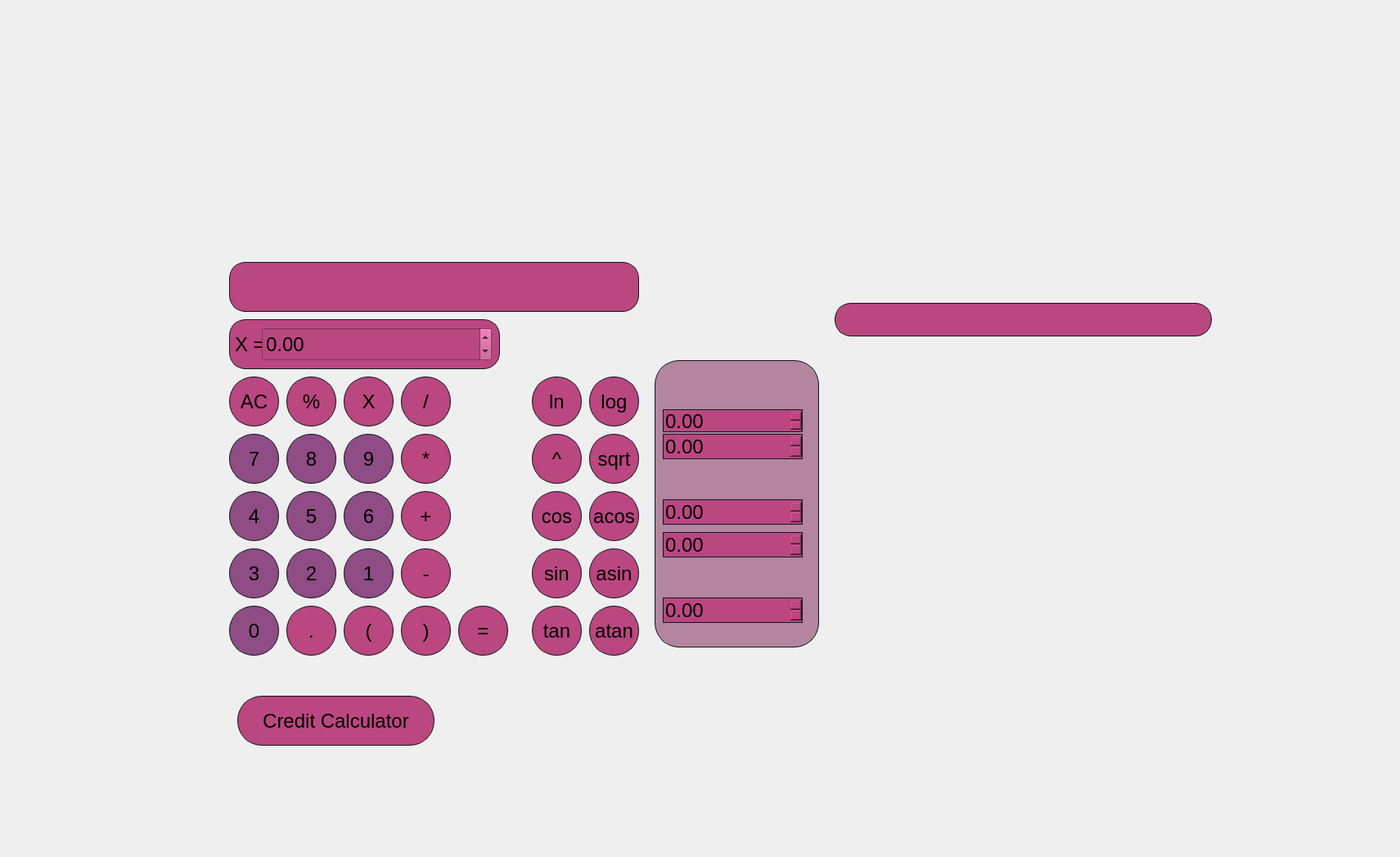
<?xml version="1.0" encoding="UTF-8"?>
<ui version="4.0">
 <class>MainWindow</class>
 <widget class="QMainWindow" name="MainWindow">
  <property name="geometry">
   <rect>
    <x>0</x>
    <y>0</y>
    <width>1711</width>
    <height>1047</height>
   </rect>
  </property>
  <property name="windowTitle">
   <string>MainWindow</string>
  </property>
  <property name="styleSheet">
   <string notr="true"/>
  </property>
  <widget class="QWidget" name="centralwidget">
   <property name="styleSheet">
    <string notr="true"/>
   </property>
   <widget class="QLabel" name="back_img">
    <property name="geometry">
     <rect>
      <x>0</x>
      <y>0</y>
      <width>1900</width>
      <height>1171</height>
     </rect>
    </property>
    <property name="text">
     <string/>
    </property>
    <property name="pixmap">
     <pixmap>img_2/5677.png</pixmap>
    </property>
   </widget>
   <widget class="QPushButton" name="pushButton_3">
    <property name="geometry">
     <rect>
      <x>280</x>
      <y>670</y>
      <width>61</width>
      <height>61</height>
     </rect>
    </property>
    <property name="font">
     <font>
      <pointsize>18</pointsize>
     </font>
    </property>
    <property name="styleSheet">
     <string notr="true">QPushButton {
	background-color: rgb(143, 76, 133);
	border: 1px solid rgb(11, 22, 28);
	border-radius:  30px;
}
QPushButton:pressed {
	background-color: qlineargradient(x1: 0, y1: 0, x2: 0, y2: 1, stop: 0 rgb(60, 39, 78) stop: 1 rgb(145, 72, 126));
}</string>
    </property>
    <property name="text">
     <string>3</string>
    </property>
   </widget>
   <widget class="QPushButton" name="pushButton_sqrt">
    <property name="geometry">
     <rect>
      <x>720</x>
      <y>530</y>
      <width>61</width>
      <height>61</height>
     </rect>
    </property>
    <property name="font">
     <font>
      <pointsize>18</pointsize>
     </font>
    </property>
    <property name="styleSheet">
     <string notr="true">QPushButton {
	background-color: rgb(186, 71, 128);
	border: 1px solid rgb(12, 23, 29);
	border-radius:  30px;
}
QPushButton:pressed {
	background-color: qlineargradient(x1: 0, y1: 0, x2: 0, y2: 1, stop: 0 rgb(74, 24, 45), stop: 1 rgb(141, 44, 78));
}</string>
    </property>
    <property name="text">
     <string>sqrt</string>
    </property>
   </widget>
   <widget class="QPushButton" name="pushButton_asin">
    <property name="geometry">
     <rect>
      <x>720</x>
      <y>670</y>
      <width>61</width>
      <height>61</height>
     </rect>
    </property>
    <property name="font">
     <font>
      <pointsize>18</pointsize>
     </font>
    </property>
    <property name="styleSheet">
     <string notr="true">QPushButton {
	background-color: rgb(186, 71, 128);
	border: 1px solid rgb(12, 23, 29);
	border-radius:  30px;
}
QPushButton:pressed {
	background-color: qlineargradient(x1: 0, y1: 0, x2: 0, y2: 1, stop: 0 rgb(74, 24, 45), stop: 1 rgb(141, 44, 78));
}</string>
    </property>
    <property name="text">
     <string>asin</string>
    </property>
   </widget>
   <widget class="QPushButton" name="pushButton_0">
    <property name="geometry">
     <rect>
      <x>280</x>
      <y>740</y>
      <width>61</width>
      <height>61</height>
     </rect>
    </property>
    <property name="font">
     <font>
      <pointsize>18</pointsize>
     </font>
    </property>
    <property name="styleSheet">
     <string notr="true">QPushButton {
	background-color: rgb(143, 76, 133);
	border: 1px solid rgb(11, 22, 28);
	border-radius:  30px;
}
QPushButton:pressed {
	background-color: qlineargradient(x1: 0, y1: 0, x2: 0, y2: 1, stop: 0 rgb(60, 39, 78) stop: 1 rgb(145, 72, 126));
}</string>
    </property>
    <property name="text">
     <string>0</string>
    </property>
   </widget>
   <widget class="QLabel" name="label">
    <property name="geometry">
     <rect>
      <x>800</x>
      <y>440</y>
      <width>201</width>
      <height>351</height>
     </rect>
    </property>
    <property name="styleSheet">
     <string notr="true">background-color: rgb(180, 133, 159);
border: 1px solid rgb(12, 23, 29);
	border-radius:  30px;</string>
    </property>
    <property name="text">
     <string/>
    </property>
   </widget>
   <widget class="QDoubleSpinBox" name="doubleSpinBox_y_min">
    <property name="geometry">
     <rect>
      <x>810</x>
      <y>650</y>
      <width>171</width>
      <height>31</height>
     </rect>
    </property>
    <property name="font">
     <font>
      <pointsize>18</pointsize>
     </font>
    </property>
    <property name="styleSheet">
     <string notr="true">QDoubleSpinBox{
	background-color: rgb(186, 71, 128);
	border: 1px solid rgb(14, 25, 31);
}</string>
    </property>
    <property name="minimum">
     <double>-1000000.000000000000000</double>
    </property>
    <property name="maximum">
     <double>0.000000000000000</double>
    </property>
   </widget>
   <widget class="QPushButton" name="pushButton_tan">
    <property name="geometry">
     <rect>
      <x>650</x>
      <y>740</y>
      <width>61</width>
      <height>61</height>
     </rect>
    </property>
    <property name="font">
     <font>
      <pointsize>18</pointsize>
     </font>
    </property>
    <property name="styleSheet">
     <string notr="true">QPushButton {
	background-color: rgb(186, 71, 128);
	border: 1px solid rgb(12, 23, 29);
	border-radius:  30px;
}
QPushButton:pressed {
	background-color: qlineargradient(x1: 0, y1: 0, x2: 0, y2: 1, stop: 0 rgb(74, 24, 45), stop: 1 rgb(141, 44, 78));
}</string>
    </property>
    <property name="text">
     <string>tan</string>
    </property>
   </widget>
   <widget class="QPushButton" name="pushButton_credit_cal">
    <property name="geometry">
     <rect>
      <x>290</x>
      <y>850</y>
      <width>241</width>
      <height>61</height>
     </rect>
    </property>
    <property name="font">
     <font>
      <pointsize>18</pointsize>
     </font>
    </property>
    <property name="styleSheet">
     <string notr="true">QPushButton {
	background-color: rgb(186, 71, 128);
	border: 1px solid rgb(12, 23, 29);
	border-radius:  30px;
}
QPushButton:pressed {
	background-color: qlineargradient(x1: 0, y1: 0, x2: 0, y2: 1, stop: 0 rgb(74, 24, 45), stop: 1 rgb(141, 44, 78));
}</string>
    </property>
    <property name="text">
     <string>Credit Calculator</string>
    </property>
   </widget>
   <widget class="QPushButton" name="pushButton_plus">
    <property name="geometry">
     <rect>
      <x>490</x>
      <y>600</y>
      <width>61</width>
      <height>61</height>
     </rect>
    </property>
    <property name="font">
     <font>
      <pointsize>18</pointsize>
     </font>
    </property>
    <property name="styleSheet">
     <string notr="true">QPushButton {
	background-color: rgb(186, 71, 128);
	border: 1px solid rgb(12, 23, 29);
	border-radius:  30px;
}
QPushButton:pressed {
	background-color: qlineargradient(x1: 0, y1: 0, x2: 0, y2: 1, stop: 0 rgb(74, 24, 45), stop: 1 rgb(141, 44, 78));
}</string>
    </property>
    <property name="text">
     <string>+</string>
    </property>
   </widget>
   <widget class="QPushButton" name="pushButton_6">
    <property name="geometry">
     <rect>
      <x>420</x>
      <y>600</y>
      <width>61</width>
      <height>61</height>
     </rect>
    </property>
    <property name="font">
     <font>
      <pointsize>18</pointsize>
     </font>
    </property>
    <property name="styleSheet">
     <string notr="true">QPushButton {
	background-color: rgb(143, 76, 133);
	border: 1px solid rgb(11, 22, 28);
	border-radius:  30px;
}
QPushButton:pressed {
	background-color: qlineargradient(x1: 0, y1: 0, x2: 0, y2: 1, stop: 0 rgb(60, 39, 78) stop: 1 rgb(145, 72, 126));
}</string>
    </property>
    <property name="text">
     <string>6</string>
    </property>
   </widget>
   <widget class="QDoubleSpinBox" name="doubleSpinBox_y_max">
    <property name="geometry">
     <rect>
      <x>810</x>
      <y>610</y>
      <width>171</width>
      <height>31</height>
     </rect>
    </property>
    <property name="font">
     <font>
      <pointsize>18</pointsize>
     </font>
    </property>
    <property name="styleSheet">
     <string notr="true">QDoubleSpinBox{
background-color: rgb(186, 71, 128);
	border: 1px solid rgb(14, 25, 31);
}</string>
    </property>
    <property name="maximum">
     <double>1000000.000000000000000</double>
    </property>
   </widget>
   <widget class="QLabel" name="String">
    <property name="geometry">
     <rect>
      <x>280</x>
      <y>320</y>
      <width>501</width>
      <height>61</height>
     </rect>
    </property>
    <property name="styleSheet">
     <string notr="true">QLabel{
	background-color: rgb(186, 71, 128);
	border: 1px solid rgb(14, 25, 31);
	border-radius: 20px;
}</string>
    </property>
    <property name="text">
     <string/>
    </property>
   </widget>
   <widget class="QPushButton" name="pushButton_log">
    <property name="geometry">
     <rect>
      <x>720</x>
      <y>460</y>
      <width>61</width>
      <height>61</height>
     </rect>
    </property>
    <property name="font">
     <font>
      <pointsize>18</pointsize>
     </font>
    </property>
    <property name="styleSheet">
     <string notr="true">QPushButton {
	background-color: rgb(186, 71, 128);
	border: 1px solid rgb(12, 23, 29);
	border-radius:  30px;
}
QPushButton:pressed {
	background-color: qlineargradient(x1: 0, y1: 0, x2: 0, y2: 1, stop: 0 rgb(74, 24, 45), stop: 1 rgb(141, 44, 78));
}</string>
    </property>
    <property name="text">
     <string>log</string>
    </property>
   </widget>
   <widget class="QPushButton" name="pushButton_cos">
    <property name="geometry">
     <rect>
      <x>650</x>
      <y>600</y>
      <width>61</width>
      <height>61</height>
     </rect>
    </property>
    <property name="font">
     <font>
      <pointsize>18</pointsize>
     </font>
    </property>
    <property name="styleSheet">
     <string notr="true">QPushButton {
	background-color: rgb(186, 71, 128);
	border: 1px solid rgb(12, 23, 29);
	border-radius:  30px;
}
QPushButton:pressed {
	background-color: qlineargradient(x1: 0, y1: 0, x2: 0, y2: 1, stop: 0 rgb(74, 24, 45), stop: 1 rgb(141, 44, 78));
}</string>
    </property>
    <property name="text">
     <string>cos</string>
    </property>
   </widget>
   <widget class="QPushButton" name="pushButton_ln">
    <property name="geometry">
     <rect>
      <x>650</x>
      <y>460</y>
      <width>61</width>
      <height>61</height>
     </rect>
    </property>
    <property name="font">
     <font>
      <pointsize>18</pointsize>
     </font>
    </property>
    <property name="styleSheet">
     <string notr="true">QPushButton {
	background-color: rgb(186, 71, 128);
	border: 1px solid rgb(12, 23, 29);
	border-radius:  30px;
}
QPushButton:pressed {
	background-color: qlineargradient(x1: 0, y1: 0, x2: 0, y2: 1, stop: 0 rgb(74, 24, 45), stop: 1 rgb(141, 44, 78));
}</string>
    </property>
    <property name="text">
     <string>ln</string>
    </property>
   </widget>
   <widget class="QPushButton" name="pushButton_7">
    <property name="geometry">
     <rect>
      <x>280</x>
      <y>530</y>
      <width>61</width>
      <height>61</height>
     </rect>
    </property>
    <property name="sizePolicy">
     <sizepolicy hsizetype="Minimum" vsizetype="Fixed">
      <horstretch>0</horstretch>
      <verstretch>0</verstretch>
     </sizepolicy>
    </property>
    <property name="font">
     <font>
      <pointsize>18</pointsize>
     </font>
    </property>
    <property name="mouseTracking">
     <bool>false</bool>
    </property>
    <property name="styleSheet">
     <string notr="true">QPushButton {
	background-color: rgb(143, 76, 133);
	border: 1px solid rgb(11, 22, 28);
	border-radius:  30px;
}
QPushButton:pressed {
	background-color: qlineargradient(x1: 0, y1: 0, x2: 0, y2: 1, stop: 0 rgb(60, 39, 78) stop: 1 rgb(145, 72, 126));
}</string>
    </property>
    <property name="text">
     <string>7</string>
    </property>
   </widget>
   <widget class="QLabel" name="String_x">
    <property name="geometry">
     <rect>
      <x>280</x>
      <y>390</y>
      <width>331</width>
      <height>61</height>
     </rect>
    </property>
    <property name="font">
     <font>
      <pointsize>18</pointsize>
     </font>
    </property>
    <property name="styleSheet">
     <string notr="true">QLabel{
	background-color: rgb(186, 71, 128);
	border: 1px solid rgb(14, 25, 31);
	border-radius: 20px;
}</string>
    </property>
    <property name="text">
     <string>X =</string>
    </property>
   </widget>
   <widget class="QPushButton" name="pushButton_1">
    <property name="geometry">
     <rect>
      <x>420</x>
      <y>670</y>
      <width>61</width>
      <height>61</height>
     </rect>
    </property>
    <property name="font">
     <font>
      <pointsize>18</pointsize>
     </font>
    </property>
    <property name="styleSheet">
     <string notr="true">QPushButton {
	background-color: rgb(143, 76, 133);
	border: 1px solid rgb(11, 22, 28);
	border-radius:  30px;
}
QPushButton:pressed {
	background-color: qlineargradient(x1: 0, y1: 0, x2: 0, y2: 1, stop: 0 rgb(60, 39, 78) stop: 1 rgb(145, 72, 126));
}</string>
    </property>
    <property name="text">
     <string>1</string>
    </property>
   </widget>
   <widget class="QPushButton" name="pushButton_delete">
    <property name="geometry">
     <rect>
      <x>280</x>
      <y>460</y>
      <width>61</width>
      <height>61</height>
     </rect>
    </property>
    <property name="sizePolicy">
     <sizepolicy hsizetype="Minimum" vsizetype="Fixed">
      <horstretch>0</horstretch>
      <verstretch>0</verstretch>
     </sizepolicy>
    </property>
    <property name="font">
     <font>
      <pointsize>18</pointsize>
     </font>
    </property>
    <property name="mouseTracking">
     <bool>false</bool>
    </property>
    <property name="styleSheet">
     <string notr="true">QPushButton {
	background-color: rgb(186, 71, 128);
	border: 1px solid rgb(12, 23, 29);
	border-radius:  30px;
}
QPushButton:pressed {
	background-color: qlineargradient(x1: 0, y1: 0, x2: 0, y2: 1, stop: 0 rgb(74, 24, 45), stop: 1 rgb(141, 44, 78));
}</string>
    </property>
    <property name="text">
     <string>AC</string>
    </property>
   </widget>
   <widget class="QPushButton" name="pushButton_9">
    <property name="geometry">
     <rect>
      <x>420</x>
      <y>530</y>
      <width>61</width>
      <height>61</height>
     </rect>
    </property>
    <property name="font">
     <font>
      <pointsize>18</pointsize>
     </font>
    </property>
    <property name="styleSheet">
     <string notr="true">QPushButton {
	background-color: rgb(143, 76, 133);
	border: 1px solid rgb(11, 22, 28);
	border-radius:  30px;
}
QPushButton:pressed {
	background-color: qlineargradient(x1: 0, y1: 0, x2: 0, y2: 1, stop: 0 rgb(60, 39, 78) stop: 1 rgb(145, 72, 126));
}</string>
    </property>
    <property name="text">
     <string>9</string>
    </property>
   </widget>
   <widget class="QPushButton" name="pushButton_mod">
    <property name="geometry">
     <rect>
      <x>350</x>
      <y>460</y>
      <width>61</width>
      <height>61</height>
     </rect>
    </property>
    <property name="font">
     <font>
      <pointsize>18</pointsize>
     </font>
    </property>
    <property name="styleSheet">
     <string notr="true">QPushButton {
	background-color: rgb(186, 71, 128);
	border: 1px solid rgb(12, 23, 29);
	border-radius:  30px;
}
QPushButton:pressed {
	background-color: qlineargradient(x1: 0, y1: 0, x2: 0, y2: 1, stop: 0 rgb(74, 24, 45), stop: 1 rgb(141, 44, 78));
}</string>
    </property>
    <property name="text">
     <string>%</string>
    </property>
   </widget>
   <widget class="QDoubleSpinBox" name="doubleSpinBox_x_min">
    <property name="geometry">
     <rect>
      <x>810</x>
      <y>530</y>
      <width>171</width>
      <height>31</height>
     </rect>
    </property>
    <property name="font">
     <font>
      <pointsize>18</pointsize>
     </font>
    </property>
    <property name="styleSheet">
     <string notr="true">QDoubleSpinBox{
	background-color: rgb(186, 71, 128);
	border: 1px solid rgb(14, 25, 31);
}</string>
    </property>
    <property name="minimum">
     <double>-1000000.000000000000000</double>
    </property>
    <property name="maximum">
     <double>0.000000000000000</double>
    </property>
   </widget>
   <widget class="QPushButton" name="pushButton_atan">
    <property name="geometry">
     <rect>
      <x>720</x>
      <y>740</y>
      <width>61</width>
      <height>61</height>
     </rect>
    </property>
    <property name="font">
     <font>
      <pointsize>18</pointsize>
     </font>
    </property>
    <property name="styleSheet">
     <string notr="true">QPushButton {
	background-color: rgb(186, 71, 128);
	border: 1px solid rgb(12, 23, 29);
	border-radius:  30px;
}
QPushButton:pressed {
	background-color: qlineargradient(x1: 0, y1: 0, x2: 0, y2: 1, stop: 0 rgb(74, 24, 45), stop: 1 rgb(141, 44, 78));
}</string>
    </property>
    <property name="text">
     <string>atan</string>
    </property>
   </widget>
   <widget class="QPushButton" name="pushButton_2">
    <property name="geometry">
     <rect>
      <x>350</x>
      <y>670</y>
      <width>61</width>
      <height>61</height>
     </rect>
    </property>
    <property name="font">
     <font>
      <pointsize>18</pointsize>
     </font>
    </property>
    <property name="styleSheet">
     <string notr="true">QPushButton {
	background-color: rgb(143, 76, 133);
	border: 1px solid rgb(11, 22, 28);
	border-radius:  30px;
}
QPushButton:pressed {
	background-color: qlineargradient(x1: 0, y1: 0, x2: 0, y2: 1, stop: 0 rgb(60, 39, 78) stop: 1 rgb(145, 72, 126));
}</string>
    </property>
    <property name="text">
     <string>2</string>
    </property>
   </widget>
   <widget class="QLabel" name="MINE">
    <property name="geometry">
     <rect>
      <x>440</x>
      <y>80</y>
      <width>851</width>
      <height>141</height>
     </rect>
    </property>
    <property name="text">
     <string/>
    </property>
    <property name="pixmap">
     <pixmap>img_2/text.png</pixmap>
    </property>
   </widget>
   <widget class="QPushButton" name="pushButton_open">
    <property name="geometry">
     <rect>
      <x>420</x>
      <y>740</y>
      <width>61</width>
      <height>61</height>
     </rect>
    </property>
    <property name="font">
     <font>
      <pointsize>18</pointsize>
     </font>
    </property>
    <property name="styleSheet">
     <string notr="true">QPushButton {
	background-color: rgb(186, 71, 128);
	border: 1px solid rgb(12, 23, 29);
	border-radius:  30px;
}
QPushButton:pressed {
	background-color: qlineargradient(x1: 0, y1: 0, x2: 0, y2: 1, stop: 0 rgb(74, 24, 45), stop: 1 rgb(141, 44, 78));
}</string>
    </property>
    <property name="text">
     <string>(</string>
    </property>
   </widget>
   <widget class="QLabel" name="label_x_lim">
    <property name="geometry">
     <rect>
      <x>810</x>
      <y>470</y>
      <width>161</width>
      <height>21</height>
     </rect>
    </property>
    <property name="font">
     <font>
      <pointsize>18</pointsize>
     </font>
    </property>
    <property name="styleSheet">
     <string notr="true"/>
    </property>
    <property name="text">
     <string/>
    </property>
    <property name="pixmap">
     <pixmap>img_2/lim_x.png</pixmap>
    </property>
   </widget>
   <widget class="QPushButton" name="pushButton_point">
    <property name="geometry">
     <rect>
      <x>350</x>
      <y>740</y>
      <width>61</width>
      <height>61</height>
     </rect>
    </property>
    <property name="font">
     <font>
      <pointsize>18</pointsize>
     </font>
    </property>
    <property name="styleSheet">
     <string notr="true">QPushButton {
	background-color: rgb(186, 71, 128);
	border: 1px solid rgb(12, 23, 29);
	border-radius:  30px;
}
QPushButton:pressed {
	background-color: qlineargradient(x1: 0, y1: 0, x2: 0, y2: 1, stop: 0 rgb(74, 24, 45), stop: 1 rgb(141, 44, 78));
}</string>
    </property>
    <property name="text">
     <string>.</string>
    </property>
   </widget>
   <widget class="QLabel" name="String_plot">
    <property name="geometry">
     <rect>
      <x>1020</x>
      <y>370</y>
      <width>461</width>
      <height>41</height>
     </rect>
    </property>
    <property name="styleSheet">
     <string notr="true">QLabel{
	background-color: rgb(186, 71, 128);
	border: 1px solid rgb(14, 25, 31);
	border-radius: 20px;
}</string>
    </property>
    <property name="text">
     <string/>
    </property>
   </widget>
   <widget class="QPushButton" name="pushButton_4">
    <property name="geometry">
     <rect>
      <x>280</x>
      <y>600</y>
      <width>61</width>
      <height>61</height>
     </rect>
    </property>
    <property name="font">
     <font>
      <pointsize>18</pointsize>
     </font>
    </property>
    <property name="styleSheet">
     <string notr="true">QPushButton {
	background-color: rgb(143, 76, 133);
	border: 1px solid rgb(11, 22, 28);
	border-radius:  30px;
}
QPushButton:pressed {
	background-color: qlineargradient(x1: 0, y1: 0, x2: 0, y2: 1, stop: 0 rgb(60, 39, 78) stop: 1 rgb(145, 72, 126));
}</string>
    </property>
    <property name="text">
     <string>4</string>
    </property>
   </widget>
   <widget class="QPushButton" name="pushButton_minus">
    <property name="geometry">
     <rect>
      <x>490</x>
      <y>670</y>
      <width>61</width>
      <height>61</height>
     </rect>
    </property>
    <property name="font">
     <font>
      <pointsize>18</pointsize>
     </font>
    </property>
    <property name="styleSheet">
     <string notr="true">QPushButton {
	background-color: rgb(186, 71, 128);
	border: 1px solid rgb(12, 23, 29);
	border-radius:  30px;
}
QPushButton:pressed {
	background-color: qlineargradient(x1: 0, y1: 0, x2: 0, y2: 1, stop: 0 rgb(74, 24, 45), stop: 1 rgb(141, 44, 78));
}</string>
    </property>
    <property name="text">
     <string>-</string>
    </property>
   </widget>
   <widget class="QPushButton" name="pushButton_div">
    <property name="geometry">
     <rect>
      <x>490</x>
      <y>460</y>
      <width>61</width>
      <height>61</height>
     </rect>
    </property>
    <property name="font">
     <font>
      <pointsize>18</pointsize>
     </font>
    </property>
    <property name="styleSheet">
     <string notr="true">QPushButton {
	background-color: rgb(186, 71, 128);
	border: 1px solid rgb(12, 23, 29);
	border-radius:  30px;
}
QPushButton:pressed {
	background-color: qlineargradient(x1: 0, y1: 0, x2: 0, y2: 1, stop: 0 rgb(74, 24, 45), stop: 1 rgb(141, 44, 78));
}</string>
    </property>
    <property name="text">
     <string>/</string>
    </property>
   </widget>
   <widget class="QLabel" name="label_y_lim">
    <property name="geometry">
     <rect>
      <x>810</x>
      <y>575</y>
      <width>161</width>
      <height>21</height>
     </rect>
    </property>
    <property name="font">
     <font>
      <pointsize>18</pointsize>
     </font>
    </property>
    <property name="styleSheet">
     <string notr="true"/>
    </property>
    <property name="text">
     <string/>
    </property>
   </widget>
   <widget class="QPushButton" name="pushButton_close">
    <property name="geometry">
     <rect>
      <x>490</x>
      <y>740</y>
      <width>61</width>
      <height>61</height>
     </rect>
    </property>
    <property name="font">
     <font>
      <pointsize>18</pointsize>
     </font>
    </property>
    <property name="styleSheet">
     <string notr="true">QPushButton {
	background-color: rgb(186, 71, 128);
	border: 1px solid rgb(12, 23, 29);
	border-radius:  30px;
}
QPushButton:pressed {
	background-color: qlineargradient(x1: 0, y1: 0, x2: 0, y2: 1, stop: 0 rgb(74, 24, 45), stop: 1 rgb(141, 44, 78));
}</string>
    </property>
    <property name="text">
     <string>)</string>
    </property>
   </widget>
   <widget class="QLabel" name="PLOT">
    <property name="geometry">
     <rect>
      <x>1120</x>
      <y>290</y>
      <width>251</width>
      <height>71</height>
     </rect>
    </property>
    <property name="styleSheet">
     <string notr="true"/>
    </property>
    <property name="text">
     <string/>
    </property>
    <property name="pixmap">
     <pixmap>img_2/PLOT_1.png</pixmap>
    </property>
   </widget>
   <widget class="QLabel" name="label_step">
    <property name="geometry">
     <rect>
      <x>810</x>
      <y>695</y>
      <width>161</width>
      <height>21</height>
     </rect>
    </property>
    <property name="font">
     <font>
      <pointsize>23</pointsize>
     </font>
    </property>
    <property name="styleSheet">
     <string notr="true"/>
    </property>
    <property name="text">
     <string/>
    </property>
   </widget>
   <widget class="QPushButton" name="pushButton_x">
    <property name="geometry">
     <rect>
      <x>420</x>
      <y>460</y>
      <width>61</width>
      <height>61</height>
     </rect>
    </property>
    <property name="font">
     <font>
      <pointsize>18</pointsize>
     </font>
    </property>
    <property name="styleSheet">
     <string notr="true">QPushButton {
	background-color: rgb(186, 71, 128);
	border: 1px solid rgb(12, 23, 29);
	border-radius:  30px;
}
QPushButton:pressed {
	background-color: qlineargradient(x1: 0, y1: 0, x2: 0, y2: 1, stop: 0 rgb(74, 24, 45), stop: 1 rgb(141, 44, 78));
}</string>
    </property>
    <property name="text">
     <string>X</string>
    </property>
   </widget>
   <widget class="QPushButton" name="pushButton_acos">
    <property name="geometry">
     <rect>
      <x>720</x>
      <y>600</y>
      <width>61</width>
      <height>61</height>
     </rect>
    </property>
    <property name="font">
     <font>
      <pointsize>18</pointsize>
     </font>
    </property>
    <property name="styleSheet">
     <string notr="true">QPushButton {
	background-color: rgb(186, 71, 128);
	border: 1px solid rgb(12, 23, 29);
	border-radius:  30px;
}
QPushButton:pressed {
	background-color: qlineargradient(x1: 0, y1: 0, x2: 0, y2: 1, stop: 0 rgb(74, 24, 45), stop: 1 rgb(141, 44, 78));
}</string>
    </property>
    <property name="text">
     <string>acos</string>
    </property>
   </widget>
   <widget class="QPushButton" name="pushButton_8">
    <property name="geometry">
     <rect>
      <x>350</x>
      <y>530</y>
      <width>61</width>
      <height>61</height>
     </rect>
    </property>
    <property name="font">
     <font>
      <pointsize>18</pointsize>
     </font>
    </property>
    <property name="styleSheet">
     <string notr="true">QPushButton {
	background-color: rgb(143, 76, 133);
	border: 1px solid rgb(11, 22, 28);
	border-radius:  30px;
}
QPushButton:pressed {
	background-color: qlineargradient(x1: 0, y1: 0, x2: 0, y2: 1, stop: 0 rgb(60, 39, 78) stop: 1 rgb(145, 72, 126));
}</string>
    </property>
    <property name="text">
     <string>8</string>
    </property>
   </widget>
   <widget class="QPushButton" name="pushButton_res">
    <property name="geometry">
     <rect>
      <x>560</x>
      <y>740</y>
      <width>61</width>
      <height>61</height>
     </rect>
    </property>
    <property name="font">
     <font>
      <pointsize>18</pointsize>
     </font>
    </property>
    <property name="styleSheet">
     <string notr="true">QPushButton {
	background-color: rgb(186, 71, 128);
	border: 1px solid rgb(12, 23, 29);
	border-radius:  30px;
}
QPushButton:pressed {
	background-color: qlineargradient(x1: 0, y1: 0, x2: 0, y2: 1, stop: 0 rgb(74, 24, 45), stop: 1 rgb(141, 44, 78));
}</string>
    </property>
    <property name="text">
     <string>=</string>
    </property>
   </widget>
   <widget class="QDoubleSpinBox" name="doubleSpinBox_x">
    <property name="geometry">
     <rect>
      <x>320</x>
      <y>400</y>
      <width>281</width>
      <height>41</height>
     </rect>
    </property>
    <property name="font">
     <font>
      <pointsize>18</pointsize>
     </font>
    </property>
    <property name="styleSheet">
     <string notr="true">QDoubleSpinBox{
	background-color: rgb(186, 71, 128);
}</string>
    </property>
    <property name="minimum">
     <double>-9999999999999999583119736832.000000000000000</double>
    </property>
    <property name="maximum">
     <double>100000000000000005366162204393472.000000000000000</double>
    </property>
   </widget>
   <widget class="QCustomPlot" name="widget" native="true">
    <property name="geometry">
     <rect>
      <x>1030</x>
      <y>430</y>
      <width>451</width>
      <height>361</height>
     </rect>
    </property>
   </widget>
   <widget class="QPushButton" name="pushButton_pow">
    <property name="geometry">
     <rect>
      <x>650</x>
      <y>530</y>
      <width>61</width>
      <height>61</height>
     </rect>
    </property>
    <property name="font">
     <font>
      <pointsize>18</pointsize>
     </font>
    </property>
    <property name="styleSheet">
     <string notr="true">QPushButton {
	background-color: rgb(186, 71, 128);
	border: 1px solid rgb(12, 23, 29);
	border-radius:  30px;
}
QPushButton:pressed {
	background-color: qlineargradient(x1: 0, y1: 0, x2: 0, y2: 1, stop: 0 rgb(74, 24, 45), stop: 1 rgb(141, 44, 78));
}</string>
    </property>
    <property name="text">
     <string>^</string>
    </property>
   </widget>
   <widget class="QPushButton" name="pushButton_5">
    <property name="geometry">
     <rect>
      <x>350</x>
      <y>600</y>
      <width>61</width>
      <height>61</height>
     </rect>
    </property>
    <property name="font">
     <font>
      <pointsize>18</pointsize>
     </font>
    </property>
    <property name="styleSheet">
     <string notr="true">QPushButton {
	background-color: rgb(143, 76, 133);
	border: 1px solid rgb(11, 22, 28);
	border-radius:  30px;
}
QPushButton:pressed {
	background-color: qlineargradient(x1: 0, y1: 0, x2: 0, y2: 1, stop: 0 rgb(60, 39, 78) stop: 1 rgb(145, 72, 126));
}</string>
    </property>
    <property name="text">
     <string>5</string>
    </property>
   </widget>
   <widget class="QDoubleSpinBox" name="doubleSpinBox_h">
    <property name="geometry">
     <rect>
      <x>810</x>
      <y>730</y>
      <width>171</width>
      <height>31</height>
     </rect>
    </property>
    <property name="font">
     <font>
      <pointsize>18</pointsize>
     </font>
    </property>
    <property name="styleSheet">
     <string notr="true">QDoubleSpinBox{
	background-color: rgb(186, 71, 128);
	border: 1px solid rgb(14, 25, 31);
}</string>
    </property>
    <property name="minimum">
     <double>0.000000000000000</double>
    </property>
    <property name="maximum">
     <double>1000000.000000000000000</double>
    </property>
   </widget>
   <widget class="QDoubleSpinBox" name="doubleSpinBox_x_max">
    <property name="geometry">
     <rect>
      <x>810</x>
      <y>500</y>
      <width>171</width>
      <height>28</height>
     </rect>
    </property>
    <property name="font">
     <font>
      <pointsize>18</pointsize>
     </font>
    </property>
    <property name="styleSheet">
     <string notr="true">QDoubleSpinBox{
	background-color: rgb(186, 71, 128);
	border: 1px solid rgb(14, 25, 31);
}</string>
    </property>
    <property name="maximum">
     <double>1000000.000000000000000</double>
    </property>
   </widget>
   <widget class="QPushButton" name="pushButton_sin">
    <property name="geometry">
     <rect>
      <x>650</x>
      <y>670</y>
      <width>61</width>
      <height>61</height>
     </rect>
    </property>
    <property name="font">
     <font>
      <pointsize>18</pointsize>
     </font>
    </property>
    <property name="styleSheet">
     <string notr="true">QPushButton {
	background-color: rgb(186, 71, 128);
	border: 1px solid rgb(12, 23, 29);
	border-radius:  30px;
}
QPushButton:pressed {
	background-color: qlineargradient(x1: 0, y1: 0, x2: 0, y2: 1, stop: 0 rgb(74, 24, 45), stop: 1 rgb(141, 44, 78));
}</string>
    </property>
    <property name="text">
     <string>sin</string>
    </property>
   </widget>
   <widget class="QPushButton" name="pushButton_mult">
    <property name="geometry">
     <rect>
      <x>490</x>
      <y>530</y>
      <width>61</width>
      <height>61</height>
     </rect>
    </property>
    <property name="font">
     <font>
      <pointsize>18</pointsize>
     </font>
    </property>
    <property name="styleSheet">
     <string notr="true">QPushButton {
	background-color: rgb(186, 71, 128);
	border: 1px solid rgb(12, 23, 29);
	border-radius:  30px;
}
QPushButton:pressed {
	background-color: qlineargradient(x1: 0, y1: 0, x2: 0, y2: 1, stop: 0 rgb(74, 24, 45), stop: 1 rgb(141, 44, 78));
}</string>
    </property>
    <property name="text">
     <string>*</string>
    </property>
   </widget>
  </widget>
 </widget>
 <customwidgets>
  <customwidget>
   <class>QCustomPlot</class>
   <extends>QWidget</extends>
   <header>qcustomplot.h</header>
   <container>1</container>
  </customwidget>
 </customwidgets>
 <resources/>
 <connections/>
</ui>
